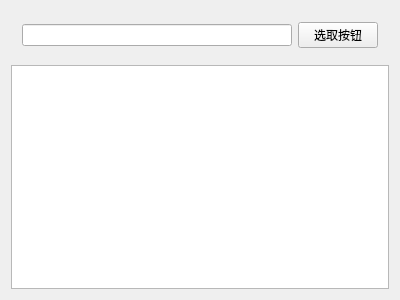
<?xml version="1.0" encoding="UTF-8"?>
<ui version="4.0">
 <class>Widget</class>
 <widget class="QWidget" name="Widget">
  <property name="geometry">
   <rect>
    <x>0</x>
    <y>0</y>
    <width>400</width>
    <height>300</height>
   </rect>
  </property>
  <property name="windowTitle">
   <string>Widget</string>
  </property>
  <layout class="QVBoxLayout" name="verticalLayout">
   <item>
    <widget class="QWidget" name="widget" native="true">
     <layout class="QHBoxLayout" name="horizontalLayout">
      <item>
       <widget class="QLineEdit" name="lineEdit"/>
      </item>
      <item>
       <widget class="QPushButton" name="btn">
        <property name="text">
         <string>选取按钮</string>
        </property>
       </widget>
      </item>
     </layout>
    </widget>
   </item>
   <item>
    <widget class="QTextEdit" name="textEdit"/>
   </item>
  </layout>
 </widget>
 <layoutdefault spacing="6" margin="11"/>
 <resources/>
 <connections/>
</ui>
